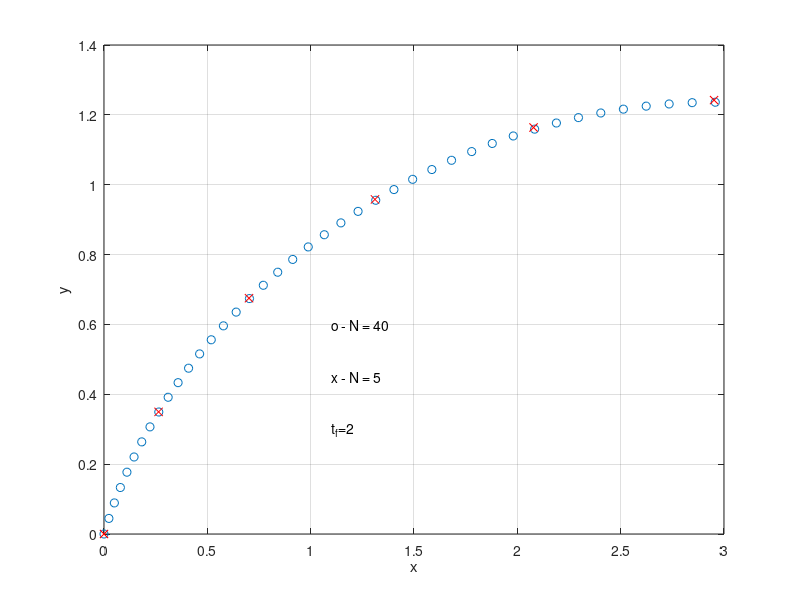

This figure's MATLAB source:
% Script p2_1_2.m; DVDP for max range with uc=Vy/h;
% plots optimal paths for part (c);      11/96, 3/30/02
%
N=40; tf=2; dT=tf/N; x=zeros(1,N+1); y=x; th=zeros(1,N);
for i=1:N, 
  th(i)=atan(dT*(N-i+.5)); y(i+1)=y(i)+dT*sin(th(i)); 
  x(i+1)=x(i)+dT*(y(i)+cos(th(i)))+dT^2*sin(th(i))/2; 
end;
%
figure(1); clf; plot(x,y,'o'); grid; xlabel('x');
ylabel('y'); hold on; clear;
%
N=5; tf=2; dT=tf/N; x=zeros(1,N+1); y=x; th=zeros(1,N);
for i=1:N, 
  th(i)=atan(dT*(N-i+.5)); y(i+1)=y(i)+dT*sin(th(i)); 
  x(i+1)=x(i)+dT*(y(i)+cos(th(i)))+dT^2*sin(th(i))/2; 
end;
%
figure(1); plot(x,y,'rx'); hold off; text(1.1,.3,'t_f=2') 
text(1.1,.6,'o - N = 40'); text(1.1,.45,'x - N = 5')
	
